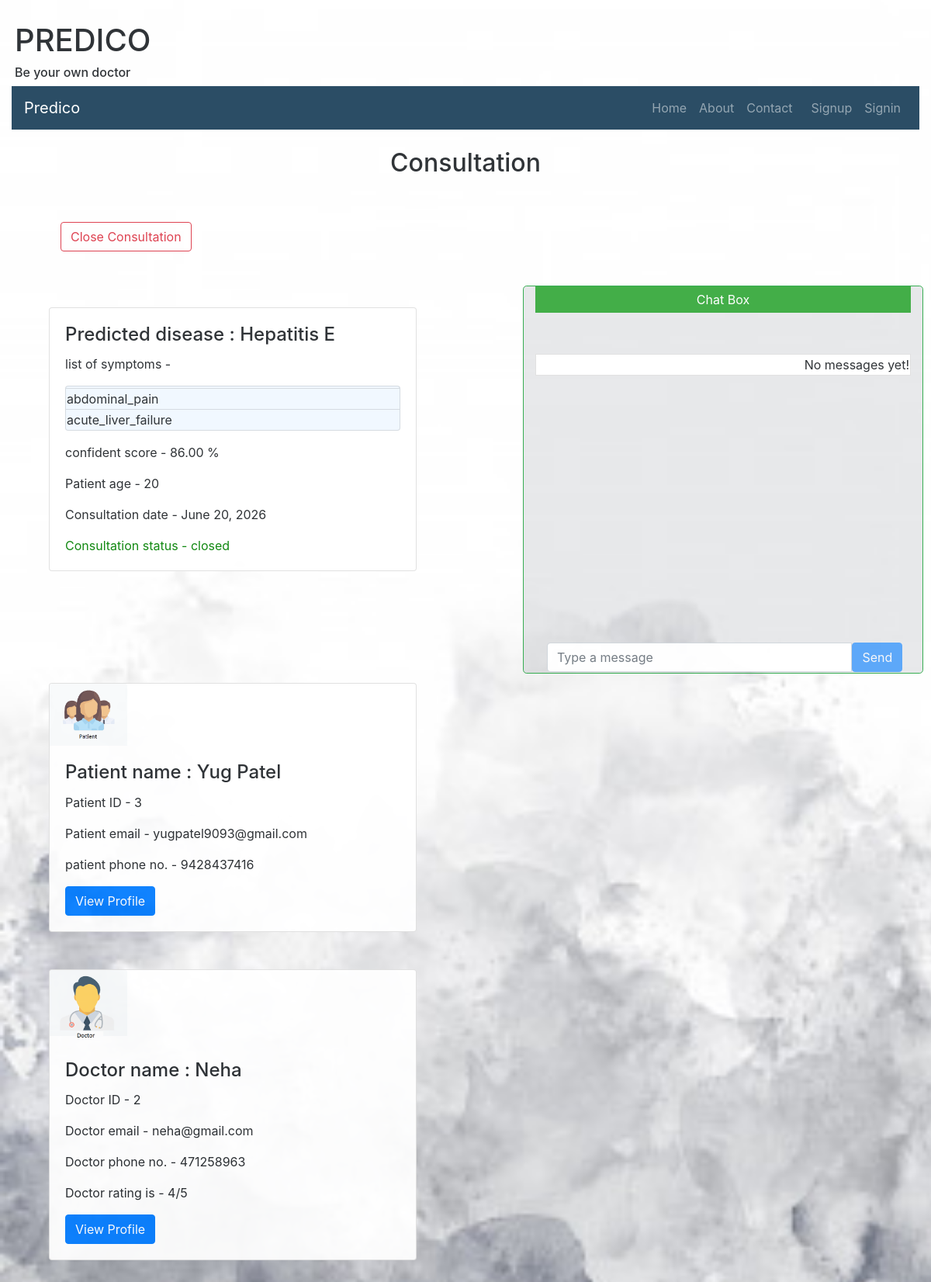
The page /consultationview/2 on the database its author committed.
### main_app/models.py (models this page shows)
class consultation(models.Model):
    patient = models.ForeignKey(patient ,null=True, on_delete=models.SET_NULL)
    doctor = models.ForeignKey(doctor ,null=True, on_delete=models.SET_NULL)
    diseaseinfo = models.OneToOneField(diseaseinfo, null=True, on_delete=models.SET_NULL)
    consultation_date = models.DateField()
    status = models.CharField(max_length = 20)

class diseaseinfo(models.Model):
    patient = models.ForeignKey(patient , null=True, on_delete=models.SET_NULL)
    diseasename = models.CharField(max_length = 200)
    no_of_symp = models.IntegerField()
    symptomsname = models.JSONField(default=list)
    confidence = models.DecimalField(max_digits=5, decimal_places=2)
    consultdoctor = models.CharField(max_length = 200)

class patient(models.Model):
    user = models.OneToOneField(User, on_delete=models.CASCADE, primary_key=True)
    is_patient = models.BooleanField(default=True)
    is_doctor = models.BooleanField(default=False)
    name = models.CharField(max_length = 50)
    dob = models.DateField()
    address = models.CharField(max_length = 100)
    mobile_no = models.CharField(max_length = 15)
    gender = models.CharField(max_length = 10)
    @property
    def age(self):
        today = date.today()
        db = self.dob
        age = today.year - db.year
        if today.month < db.month or today.month == db.month and today.day < db.day:
            age -= 1
        return age

class doctor(models.Model):
    user = models.OneToOneField(User, on_delete=models.CASCADE, primary_key=True)
    is_patient = models.BooleanField(default=False)
    is_doctor = models.BooleanField(default=True)
    name = models.CharField(max_length = 50)
    dob = models.DateField()
    address = models.CharField(max_length = 100)
    mobile_no = models.CharField(max_length = 15)
    gender = models.CharField(max_length = 10)
    registration_no = models.CharField(max_length = 20)
    year_of_registration = models.DateField()
    qualification = models.CharField(max_length = 20)
    State_Medical_Council = models.CharField(max_length = 30)
    specialization = models.CharField(max_length = 30)
    rating = models.IntegerField(default=0)

### main_app/views.py (the view)
# urls.py: path('consultationview/<int:consultation_id>', views.consultationview , name='consultationview'),
def  consultationview(request,consultation_id):
    if request.method == 'GET':
      request.session['consultation_id'] = consultation_id
      consultation_obj = consultation.objects.get(id=consultation_id)
      return render(request,'consultation/consultation.html', {"consultation":consultation_obj })

### templates/consultation/consultation.html (shortened to what this page needs)
{% extends "basic.html" %}
{% load static %}
{% block body %}
<br><center><h2> Consultation</h2>
</center>
<br>
<div class="row">
<div class="col" >
  <div class="container mt-4 ml-5 mr-5">
          <button type="button" class="btn btn-outline-danger mb-4" data-toggle="collapse" data-target="#demo2">Close Consultation</button>
  </div>
    <div class="card mt-5 ml-5 mr-5 mb-5">
        <div class="card-body">
          <h4 class="card-title">Predicted disease : {{consultation.diseaseinfo.diseasename}}</h4>
          <p class="card-text">list of symptoms -
              <ul class="list-group" >
                {% for i in consultation.diseaseinfo.symptomsname %}
                <li class="list-group-item" style="background-color:aliceblue">{{i}}</li>
                {% endfor %}
              </ul>
          </p>
          <p class="card-text">confident score - {{consultation.diseaseinfo.confidence}} %</p>
          <p class="card-text">Patient age - {{consultation.patient.age}}</p>
          <p class="card-text">Consultation date - {{consultation.consultation_date}}</p>
          <p class="card-text" style="color: green;">Consultation status - {{consultation.status}}</p>
        </div>
    </div>
<br><br>
                            <div class="card mt-5 ml-5 mr-5 mb-5" >
                                <div class="text-center " style="width:100px">
                                    <img class="card-img-top " src="{% static 'homepage/patient.png' %}" alt="Card image" style="width:100%;">
                                </div>
                                <div class="card-body">
                                  <h4 class="card-title">Patient name : {{consultation.patient.name}}</h4>
                                  <p class="card-text">Patient ID - {{consultation.patient.user_id}}</p>
                                  <p class="card-text">Patient email - {{consultation.patient.user.email}}</p>
                                  <p class="card-text">patient phone no. - {{consultation.patient.mobile_no}}</p>
                                  <a href="{% url 'pviewprofile' consultation.patient.user.username %}" class="btn btn-primary">View Profile</a>
                                </div>
                            </div>
                                <div class="card mt-5 ml-5 mr-5 mb-5" >
                                        <div class="text-center " style="width:100px">
                                            <img class="card-img-top" src="{% static 'homepage/doctor.png' %}" alt="Card image" style="width:100%;">
                                        </div>
                                        <div class="card-body" style="display: inline-block;">
                                          <h4 class="card-title">Doctor name : {{consultation.doctor.name}}</h4>
                                          <p class="card-text">Doctor ID - {{consultation.doctor.user_id}}</p>
                                          <p class="card-text">Doctor email - {{consultation.doctor.user.email}}</p>
                                          <p class="card-text">Doctor phone no. - {{consultation.doctor.mobile_no}}</p>
                                          <p class="card-text">Doctor rating is - {{consultation.doctor.rating}}/5</p>
                                          <a href="{% url 'dviewprofile' consultation.doctor.user.username %}" class="btn btn-primary">View Profile</a>
                                        </div>
                                </div>
</div>
      <div class="col">
            <div class="container-fluid border border-success rounded-lg" id="chat_window" style="background-color: #1423301a !important;">
                                <div id="chat-body" class="panel panel-default">
                                    <center> <div class="panel-heading">Chat Box
                                             </div>  </center>
                                    <div id="msg-list-div" class="panel-body">
                                                <ul id="msg-list" class="list-group">
                                          {% include 'consultation/chat_body.html' %}
                                                </ul>
                                    </div>
                                    <br>
                                        <div id="chat-form" class="container-fluid">  {% csrf_token %}
                                            <div id="chat-bottom" class="input-group">
                                                <input type="text" id="chat-msg" name="chat-msg" class="form-control" placeholder="Type a message" />
                                            <div>
                                                    <input class="btn btn-primary" id="send" type="submit" value="Send"/>
                                        </div>
                                </div>
             </div>
</div>
</div>
{% endblock %}

### templates/consultation/consultation.html (style rules this page uses)
#chat_window { position: fixed; max-height: 500px; bottom: 4%; top: 22%; right: 10px; max-width: 43%; min-width: 43%; }
#chat-form { position: absolute; bottom: 1px; float: bottom; width: 95%; }
.panel-heading { position: relative; background-color: #35a83b; padding: 5px; margin-bottom: 5px ; color: #fff; }
.panel-body { overflow-y: scroll; max-height:400px; width: auto; top: 10px; bottom: 20px; }
body { position: relative; box-shadow: 0px 0px 20px 0px rgb(219, 218, 218) !important; background-color: #5f94c21a !important; }
.list-group-item { display: block; padding: 1px !important; }
.container { max-width:1170px; margin:auto; }
img { max-width:100%; }

### rows shown on the page
consultation: diseaseinfo.diseasename "Hepatitis E", diseaseinfo.confidence "86.00", patient.age "20", consultation_date "June 20, 2026", status "closed", patient.name "Yug Patel", patient.user_id "3", patient.user.email "yugpatel9093@gmail.com", patient.mobile_no "9428437416", doctor.name "Neha", doctor.user_id "2", doctor.user.email "neha@gmail.com", doctor.mobile_no "471258963", doctor.rating "4"

### other values the page prints
{{ i }} "abdominal_pain" "acute_liver_failure"
